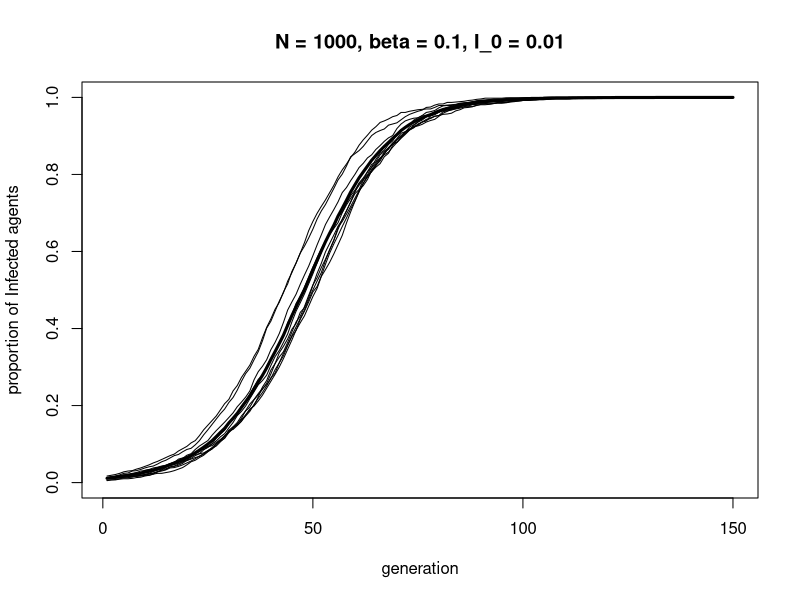
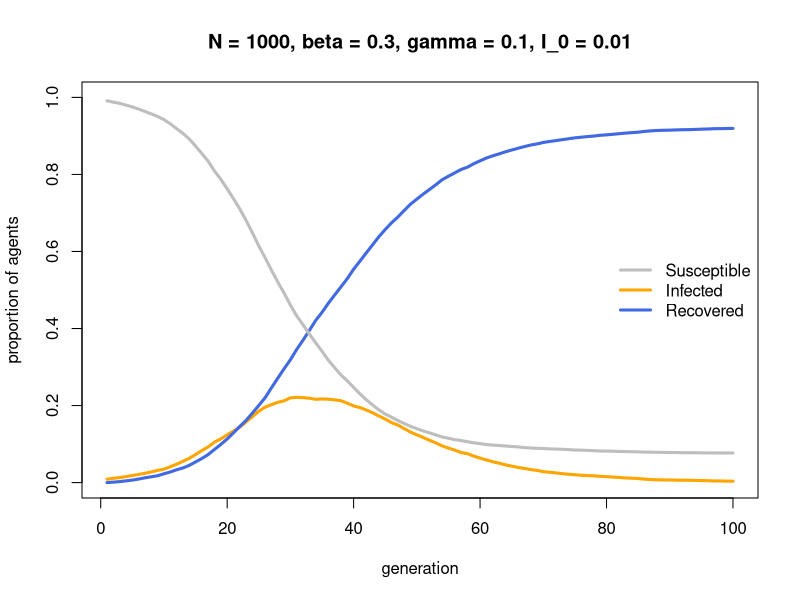
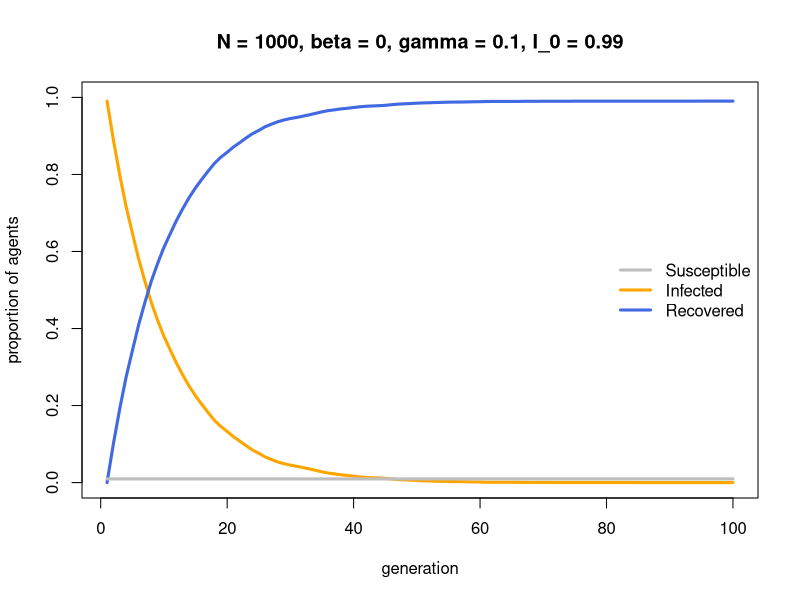
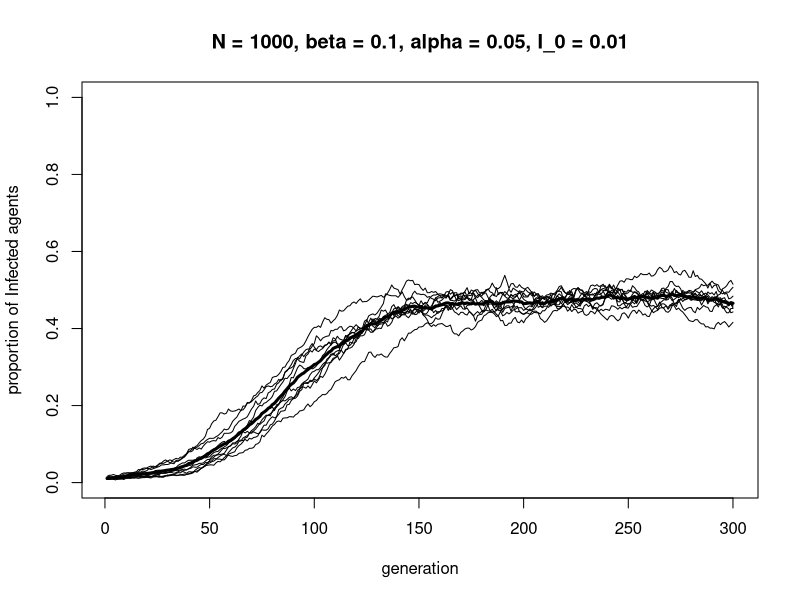
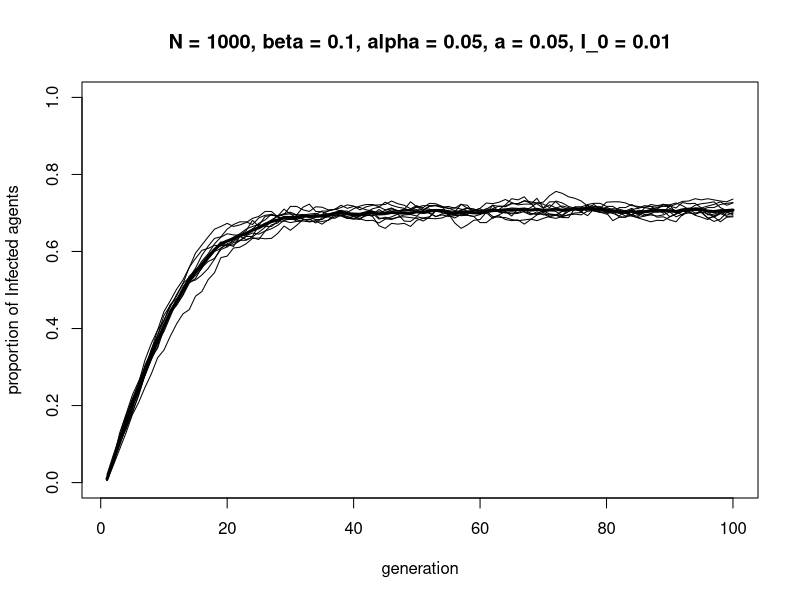
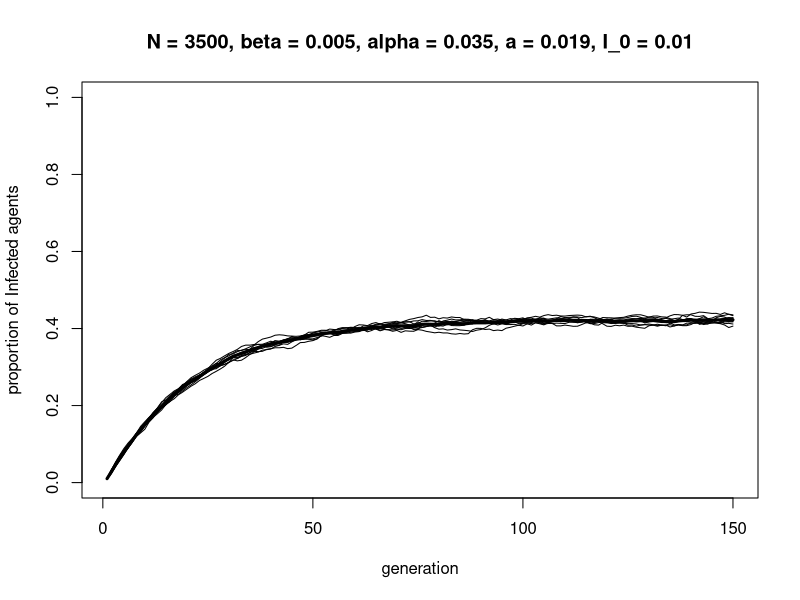

Recreate these plots in R, in order.
## ---- chunk 1

SImodel <- function(N, beta, I_0, t_max, r_max) {
  
  # create a matrix with t_max rows and r_max columns, fill with NAs, convert to dataframe
  output <- as.data.frame(matrix(NA, t_max, r_max))  

  # purely cosmetic: rename the columns with run1, run2 etc.
  names(output) <- paste("run", 1:r_max, sep="")  

  for (r in 1:r_max) {
  
    # create first generation
    agent <- data.frame(trait = sample(c("I","S"), N, replace = TRUE, 
                                     prob = c(I_0,1-I_0)))  
  
    # add first generation's frequency of I to first row of column run
    output[1,r] <- sum(agent$trait == "I") / N  
  
    for (t in 2:t_max) {
    
      # copy agent to previous_agent dataframe
      previous_agent <- agent  
    
      # for each agent, pick a random agent from the previous generation
      # as demonstrator and store their trait
      demonstrator_trait <- sample(previous_agent$trait, N, replace = TRUE)  
    
      # get N random numbers each between 0 and 1
      copy <- runif(N)  
    
      # if agent is S, demonstrator is I and with probability beta, acquire I
      agent$trait[previous_agent$trait == "S" & 
                  demonstrator_trait == "I" & 
                  copy < beta] <- "I"  
    
      # get frequency of I and put it into output slot for this generation t and run r
      output[t,r] <- sum(agent$trait == "I") / N  
    
    }
  
  }

  # first plot a thick line for the mean proportion of I
  plot(rowMeans(output), 
       type = 'l', 
       ylab = "proportion of Infected agents", 
       xlab = "generation", 
       ylim = c(0,1), 
       lwd = 3, 
       main = paste("N = ", N, 
                    ", beta = ", beta, 
                    ", I_0 = ", I_0, 
                    sep = ""))

  for (r in 1:r_max) {  
  
    # add lines for each run, up to r_max
    lines(output[,r], type = 'l')  
  
  }

  output  # export data from function
  
}

## ---- chunk 2

data_model13a <- SImodel(N = 1000, 
                         beta = 0.1, 
                         I_0 = 0.01, 
                         t_max = 150, 
                         r_max = 10)

## ---- chunk 3

SIRmodel <- function(N, beta, gamma, I_0, t_max, r_max) {
  
  # create a matrix with t_max rows and r_max columns, fill with NAs, convert to dataframe
  output_I <- as.data.frame(matrix(NA, t_max, r_max))  
  output_R <- as.data.frame(matrix(NA, t_max, r_max))  

  # purely cosmetic: rename the columns with run1, run2 etc.
  names(output_I) <- paste("run", 1:r_max, sep="")  
  names(output_R) <- paste("run", 1:r_max, sep="")

  for (r in 1:r_max) {
  
    # create first generation
    agent <- data.frame(trait = sample(c("I","S"), N, replace = TRUE, 
                                     prob = c(I_0,1-I_0)))  
  
    # add first generation's frequency of I/R to first row of column r
    output_I[1,r] <- sum(agent$trait == "I") / N  
    output_R[1,r] <- sum(agent$trait == "R") / N  
  
    for (t in 2:t_max) {
    
      # 1. biased transmission S to I
      
      # copy agent to previous_agent dataframe
      previous_agent <- agent  
    
      # for each agent, pick a random agent from the previous generation
      # as demonstrator and store their trait
      demonstrator_trait <- sample(previous_agent$trait, N, replace = TRUE)  
    
      # get N random numbers each between 0 and 1
      copy <- runif(N)  
    
      # # if agent is S, demonstrator is I and with probability beta, acquire I
      agent$trait[previous_agent$trait == "S" & 
                  demonstrator_trait == "I" & 
                  copy < beta] <- "I"  
      
      
      # 2. biased mutation I to R
    
      # copy agent to previous_agent dataframe
      previous_agent <- agent  
    
      # get N random numbers each between 0 and 1
      mutate <- runif(N)  
    
      # if agent was I, with prob gamma, flip to R
      agent$trait[previous_agent$trait == "I" & mutate < gamma] <- "R"  
    
      
      # get frequency of I/R and put it into output slot for this generation t and run r
      output_I[t,r] <- sum(agent$trait == "I") / N  
      output_R[t,r] <- sum(agent$trait == "R") / N  
    
    }
  
  }

  # first plot a thick line for the mean proportion of I
  plot(rowMeans(output_I), 
       type = 'l', 
       ylab = "proportion of agents", 
       xlab = "generation", 
       ylim = c(0,1), 
       lwd = 3,
       col = "orange",
       main = paste("N = ", N, 
                    ", beta = ", beta, 
                    ", gamma = ", gamma, 
                    ", I_0 = ", I_0, 
                    sep = ""))

  # add lines for R and S
  lines(rowMeans(output_R), 
        type = 'l', 
        lwd = 3, 
        col = "royalblue")
  
  lines(1 - rowMeans(output_R) - rowMeans(output_I), 
        type = 'l', 
        lwd = 3, 
        col = "grey")
  
  # add legend
  legend("right", 
         legend = c("Susceptible", 
                    "Infected", 
                    "Recovered"), 
         lty = 1,
         lwd = 3,
         col = c("grey", "orange", "royalblue"), 
         bty = "n")

  list(output_I = output_I, output_R = output_R)  # export data from function
  
}

## ---- chunk 4

data_model13b <- SIRmodel(N = 1000, 
                          beta = 0.3, 
                          gamma = 0.1, 
                          I_0 = 0.01, 
                          t_max = 100, 
                          r_max = 10)

## ---- chunk 5

data_model13b <- SIRmodel(N = 1000, 
                          beta = 0, 
                          gamma = 0.1, 
                          I_0 = 0.99, 
                          t_max = 100, 
                          r_max = 10)

## ---- chunk 6

SISmodel <- function(N, beta, alpha, I_0, t_max, r_max) {
  
  # create a matrix with t_max rows and r_max columns, fill with NAs, convert to dataframe
  output <- as.data.frame(matrix(NA, t_max, r_max))  

  # purely cosmetic: rename the columns with run1, run2 etc.
  names(output) <- paste("run", 1:r_max, sep="")  

  for (r in 1:r_max) {
  
    # create first generation
    agent <- data.frame(trait = sample(c("I","S"), N, replace = TRUE, 
                                     prob = c(I_0,1-I_0)))  
  
    # add first generation's frequency of I to first row of column run
    output[1,r] <- sum(agent$trait == "I") / N  
  
    for (t in 2:t_max) {
    
      # 1. biased transmission S to I
      
      # copy agent to previous_agent dataframe
      previous_agent <- agent  
    
      # for each agent, pick a random agent from the previous generation
      # as demonstrator and store their trait
      demonstrator_trait <- sample(previous_agent$trait, N, replace = TRUE)  
    
      # get N random numbers each between 0 and 1
      copy <- runif(N)  
    
      # if agent is S, demonstrator is I and with probability beta, acquire I
      agent$trait[previous_agent$trait == "S" & 
                  demonstrator_trait == "I" & 
                  copy < beta] <- "I"  
      
      # 2. biased mutation I to S
    
      # copy agent to previous_agent dataframe
      previous_agent <- agent  
    
      # get N random numbers each between 0 and 1
      mutate <- runif(N)  
    
      # if agent was I, with prob gamma, flip to R
      agent$trait[previous_agent$trait == "I" & mutate < alpha] <- "S"  
      
    
      # get frequency of I and put it into output slot for this generation t and run r
      output[t,r] <- sum(agent$trait == "I") / N  
    
    }
  
  }

  # first plot a thick line for the mean proportion of I
  plot(rowMeans(output), 
       type = 'l', 
       ylab = "proportion of Infected agents", 
       xlab = "generation", 
       ylim = c(0,1), 
       lwd = 3, 
       main = paste("N = ", N, 
                    ", beta = ", beta, 
                    ", alpha = ", alpha, 
                    ", I_0 = ", I_0, 
                    sep = ""))

  for (r in 1:r_max) {  
  
    # add lines for each run, up to r_max
    lines(output[,r], type = 'l')  
  
  }

  output  # export data from function
  
}

## ---- chunk 7

data_model13c <- SISmodel(N = 1000, 
                          beta = 0.1, 
                          alpha = 0.05, 
                          I_0 = 0.01, 
                          t_max = 300, 
                          r_max = 10)

## ---- chunk 8

SISa_model <- function(N, beta, alpha, a, n, I_0, t_max, r_max) {
  
  # create a matrix with t_max rows and r_max columns, fill with NAs, convert to dataframe
  output <- as.data.frame(matrix(NA, t_max, r_max))  

  # purely cosmetic: rename the columns with run1, run2 etc.
  names(output) <- paste("run", 1:r_max, sep="")  

  for (r in 1:r_max) {
  
    # create first generation
    agent <- data.frame(trait = sample(c("I","S"), N, replace = TRUE, 
                                     prob = c(I_0,1-I_0)))  
  
    # add first generation's frequency of I to first row of column run
    output[1,r] <- sum(agent$trait == "I") / N  
  
    for (t in 2:t_max) {
    
      # 1. biased transmission S to I
      
      # copy agent to previous_agent dataframe
      previous_agent <- agent  
    
      # for n demonstrators
      for (i in 1:n) {
      
        # for each agent, pick a random agent from the previous generation
        # as demonstrator and store their trait
        demonstrator_trait <- sample(previous_agent$trait, N, replace = TRUE) 
      
        # get N random numbers each between 0 and 1
        copy <- runif(N)  
      
        # if agent is S, demonstrator is I and with probability beta, acquire I
        agent$trait[previous_agent$trait == "S" & 
                    demonstrator_trait == "I" & 
                    copy < beta] <- "I"
      
      }
      
      # 2. biased mutation I to S
    
      # copy agent to previous_agent dataframe
      previous_agent <- agent  
    
      # get N random numbers each between 0 and 1
      mutate <- runif(N)  
    
      # if agent was I, with prob gamma, flip to R
      agent$trait[previous_agent$trait == "I" & mutate < alpha] <- "S"  
      
      
      # 3. biased mutation S to I
      
      # copy agent to previous_agent dataframe
      previous_agent <- agent  
    
      # get N random numbers each between 0 and 1
      mutate <- runif(N)  
    
      # if agent was S, with prob a, flip to I
      agent$trait[previous_agent$trait == "S" & mutate < a] <- "I"  
      
    
      # get frequency of I and put it into output slot for this generation t and run r
      output[t,r] <- sum(agent$trait == "I") / N  
    
    }
  
  }

  # first plot a thick line for the mean proportion of I
  plot(rowMeans(output), 
       type = 'l', 
       ylab = "proportion of Infected agents", 
       xlab = "generation", 
       ylim = c(0,1), 
       lwd = 3, 
       main = paste("N = ", N, 
                    ", beta = ", beta, 
                    ", alpha = ", alpha, 
                    ", a = ", a, 
                    ", I_0 = ", I_0, 
                    sep = ""))

  for (r in 1:r_max) {  
  
    # add lines for each run, up to r_max
    lines(output[,r], type = 'l')  
  
  }

  output  # export data from function
  
}

## ---- chunk 9

data_model13d <- SISa_model(N = 1000, 
                            beta = 0.1, 
                            alpha = 0.05, 
                            a = 0.05,
                            n = 1,
                            I_0 = 0.01, 
                            t_max = 100, 
                            r_max = 10)

## ---- chunk 10

data_model13d <- SISa_model(N = 3500, 
                            beta = 0.005, 
                            alpha = 0.035, 
                            a = 0.019,
                            n = 3,
                            I_0 = 0.01, 
                            t_max = 150, 
                            r_max = 10)

rowMeans(data_model13d[150,])

